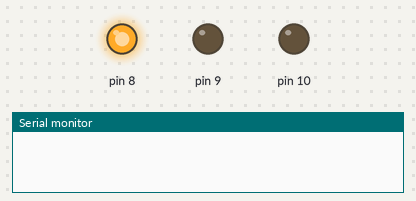
Simulated run of this sketch. Board: Arduino Uno, built with avr-gcc and run on an emulated ATmega328P. Parts: output pins drawn as LEDs (lit = HIGH), the last lines printed to the serial monitor.

Above: at 0.5 s.
At 1.5 s:
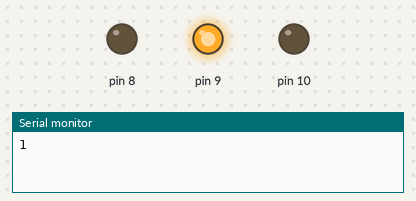
At 5.5 s:
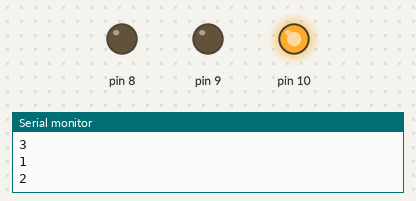
Timing chart, 0 to 6.9 s (numbered marks = the images above):
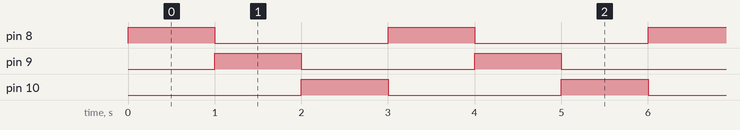

Measured:
- by itself, pin 8–10: alternates HIGH for 1.0 s and LOW for 2.0 s
- by itself, everything shown: repeats every 3.0 s, in 3 steps

The sketch:

03.ino
```cpp
int c;
void setup()
{
    Serial.begin(9600);
    pinMode(8, OUTPUT);
    pinMode(9, OUTPUT);
    pinMode(10, OUTPUT);
}
void loop()
{
    for (c = 1; c <= 3; c++)
    {
        if (c == 1)
        {
            digitalWrite(8, 1);
            digitalWrite(9, 0);
            digitalWrite(10, 0);
        }
        else if (c == 2)
        {
            digitalWrite(8, 0);
            digitalWrite(9, 1);
            digitalWrite(10, 0);
        }
        else
        {
            digitalWrite(8, 0);
            digitalWrite(9, 0);
            digitalWrite(10, 1);
        }
        delay(1000);
        Serial.println(c);
    }
}
```
